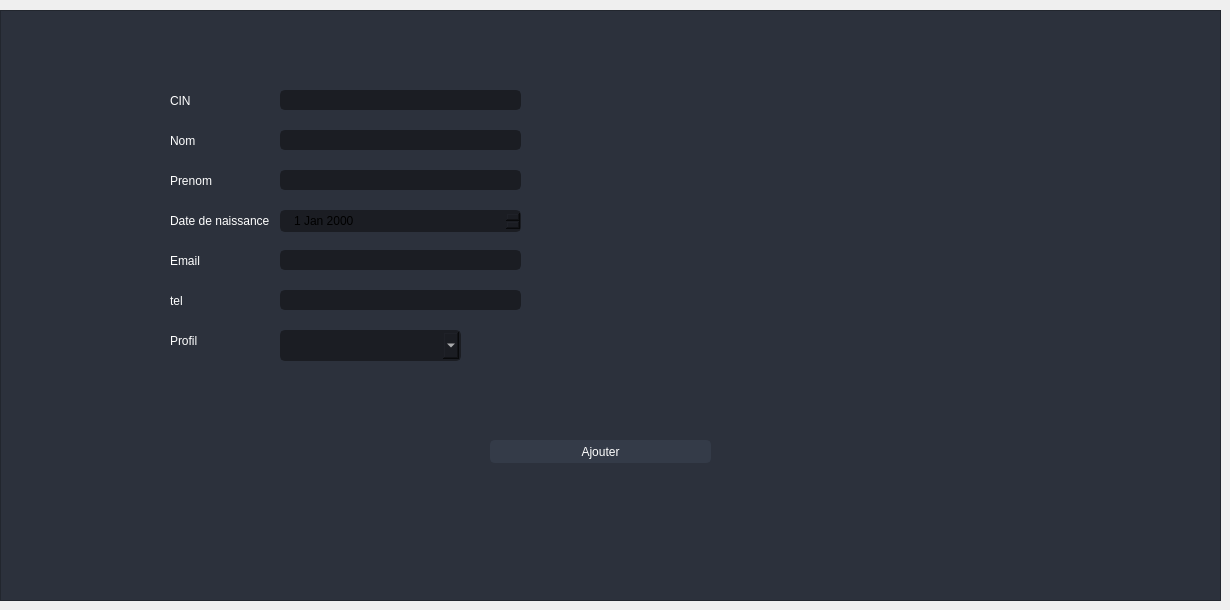
                    <widget class="QWidget" name="agent">
                     <attribute name="title">
                      <string>Ajouter agent</string>
                     </attribute>
                     <widget class="QLabel" name="label_2">
                      <property name="geometry">
                       <rect>
                        <x>170</x>
                        <y>90</y>
                        <width>101</width>
                        <height>21</height>
                       </rect>
                      </property>
                      <property name="styleSheet">
                       <string notr="true">color: rgb(255, 255, 255);</string>
                      </property>
                      <property name="text">
                       <string>CIN</string>
                      </property>
                     </widget>
                     <widget class="QLabel" name="label_3">
                      <property name="geometry">
                       <rect>
                        <x>170</x>
                        <y>130</y>
                        <width>101</width>
                        <height>21</height>
                       </rect>
                      </property>
                      <property name="styleSheet">
                       <string notr="true">color: rgb(255, 255, 255);</string>
                      </property>
                      <property name="text">
                       <string>Nom</string>
                      </property>
                     </widget>
                     <widget class="QLabel" name="label_4">
                      <property name="geometry">
                       <rect>
                        <x>170</x>
                        <y>170</y>
                        <width>101</width>
                        <height>21</height>
                       </rect>
                      </property>
                      <property name="styleSheet">
                       <string notr="true">color: rgb(255, 255, 255);</string>
                      </property>
                      <property name="text">
                       <string>Prenom</string>
                      </property>
                     </widget>
                     <widget class="QLabel" name="label_5">
                      <property name="geometry">
                       <rect>
                        <x>170</x>
                        <y>210</y>
                        <width>101</width>
                        <height>21</height>
                       </rect>
                      </property>
                      <property name="styleSheet">
                       <string notr="true">color: rgb(255, 255, 255);</string>
                      </property>
                      <property name="text">
                       <string>Date de naissance</string>
                      </property>
                     </widget>
                     <widget class="QLabel" name="label_6">
                      <property name="geometry">
                       <rect>
                        <x>170</x>
                        <y>250</y>
                        <width>101</width>
                        <height>21</height>
                       </rect>
                      </property>
                      <property name="styleSheet">
                       <string notr="true">color: rgb(255, 255, 255);</string>
                      </property>
                      <property name="text">
                       <string>Email</string>
                      </property>
                     </widget>
                     <widget class="QLabel" name="label_7">
                      <property name="geometry">
                       <rect>
                        <x>170</x>
                        <y>290</y>
                        <width>101</width>
                        <height>21</height>
                       </rect>
                      </property>
                      <property name="styleSheet">
                       <string notr="true">color: rgb(255, 255, 255);</string>
                      </property>
                      <property name="text">
                       <string>tel</string>
                      </property>
                     </widget>
                     <widget class="QLabel" name="label_8">
                      <property name="geometry">
                       <rect>
                        <x>170</x>
                        <y>330</y>
                        <width>101</width>
                        <height>21</height>
                       </rect>
                      </property>
                      <property name="styleSheet">
                       <string notr="true">color: rgb(255, 255, 255);</string>
                      </property>
                      <property name="text">
                       <string>Profil</string>
                      </property>
                     </widget>
                     <widget class="QLineEdit" name="CIN_1">
                      <property name="geometry">
                       <rect>
                        <x>280</x>
                        <y>90</y>
                        <width>241</width>
                        <height>20</height>
                       </rect>
                      </property>
                      <property name="styleSheet">
                       <string notr="true">QLineEdit {
	background-color: rgb(27, 29, 35);
	border-radius: 5px;
	border: 2px solid rgb(27, 29, 35);
	padding-left: 10px;
}
QLineEdit:hover {
	border: 2px solid rgb(64, 71, 88);
}
QLineEdit:focus {
	border: 2px solid rgb(91, 101, 124);
}</string>
                      </property>
                     </widget>
                     <widget class="QLineEdit" name="nom_1">
                      <property name="geometry">
                       <rect>
                        <x>280</x>
                        <y>130</y>
                        <width>241</width>
                        <height>20</height>
                       </rect>
                      </property>
                      <property name="styleSheet">
                       <string notr="true">QLineEdit {
	background-color: rgb(27, 29, 35);
	border-radius: 5px;
	border: 2px solid rgb(27, 29, 35);
	padding-left: 10px;
}
QLineEdit:hover {
	border: 2px solid rgb(64, 71, 88);
}
QLineEdit:focus {
	border: 2px solid rgb(91, 101, 124);
}</string>
                      </property>
                     </widget>
                     <widget class="QLineEdit" name="prenom_0">
                      <property name="geometry">
                       <rect>
                        <x>280</x>
                        <y>170</y>
                        <width>241</width>
                        <height>20</height>
                       </rect>
                      </property>
                      <property name="styleSheet">
                       <string notr="true">QLineEdit {
	background-color: rgb(27, 29, 35);
	border-radius: 5px;
	border: 2px solid rgb(27, 29, 35);
	padding-left: 10px;
}
QLineEdit:hover {
	border: 2px solid rgb(64, 71, 88);
}
QLineEdit:focus {
	border: 2px solid rgb(91, 101, 124);
}</string>
                      </property>
                     </widget>
                     <widget class="QLineEdit" name="email_0">
                      <property name="geometry">
                       <rect>
                        <x>280</x>
                        <y>250</y>
                        <width>241</width>
                        <height>20</height>
                       </rect>
                      </property>
                      <property name="styleSheet">
                       <string notr="true">QLineEdit {
	background-color: rgb(27, 29, 35);
	border-radius: 5px;
	border: 2px solid rgb(27, 29, 35);
	padding-left: 10px;
}
QLineEdit:hover {
	border: 2px solid rgb(64, 71, 88);
}
QLineEdit:focus {
	border: 2px solid rgb(91, 101, 124);
}</string>
                      </property>
                     </widget>
                     <widget class="QLineEdit" name="tel_0">
                      <property name="geometry">
                       <rect>
                        <x>280</x>
                        <y>290</y>
                        <width>241</width>
                        <height>20</height>
                       </rect>
                      </property>
                      <property name="styleSheet">
                       <string notr="true">QLineEdit {
	background-color: rgb(27, 29, 35);
	border-radius: 5px;
	border: 2px solid rgb(27, 29, 35);
	padding-left: 10px;
}
QLineEdit:hover {
	border: 2px solid rgb(64, 71, 88);
}
QLineEdit:focus {
	border: 2px solid rgb(91, 101, 124);
}</string>
                      </property>
                     </widget>
                     <widget class="QComboBox" name="comboBox">
                      <property name="geometry">
                       <rect>
                        <x>280</x>
                        <y>330</y>
                        <width>181</width>
                        <height>31</height>
                       </rect>
                      </property>
                      <property name="styleSheet">
                       <string notr="true">QComboBox{
	background-color: rgb(27, 29, 35);
	border-radius: 5px;
	border: 2px solid rgb(27, 29, 35);
	padding: 5px;
	padding-left: 10px;
	color: rgb(255, 255, 255);
	font: 10pt &quot;Segoe UI&quot;;
}
QComboBox:hover{
	border: 2px solid rgb(64, 71, 88);
}
QComboBox QAbstractItemView {
	color: rgb(85, 170, 255);	
	background-color: rgb(27, 29, 35);
	padding: 10px;
	selection-background-color: rgb(39, 44, 54);
}</string>
                      </property>
                     </widget>
                     <widget class="QPushButton" name="ajouter_0">
                      <property name="geometry">
                       <rect>
                        <x>490</x>
                        <y>440</y>
                        <width>221</width>
                        <height>23</height>
                       </rect>
                      </property>
                      <property name="styleSheet">
                       <string notr="true">QPushButton {
	color: rgb(255, 255, 255);
	border: 2px solid rgb(52, 59, 72);
	font: 9pt &quot;Segoe UI&quot;;
	border-radius: 5px;	
	background-color: rgb(52, 59, 72);
}
QPushButton:hover {
	background-color: rgb(57, 65, 80);
	border: 2px solid rgb(61, 70, 86);
	background-image: url(:/16x16/icons/16x16/cil-library-add.png);
	background-position: right center;
    background-repeat: no-repeat;
}
QPushButton:pressed {	
	background-color: rgb(35, 40, 49);
	border: 2px solid rgb(43, 50, 61);
}</string>
                      </property>
                      <property name="text">
                       <string>Ajouter</string>
                      </property>
                     </widget>
                     <widget class="QFrame" name="frame">
                      <property name="geometry">
                       <rect>
                        <x>0</x>
                        <y>10</y>
                        <width>1221</width>
                        <height>591</height>
                       </rect>
                      </property>
                      <property name="styleSheet">
                       <string notr="true">background-color: rgb(44, 49, 60);</string>
                      </property>
                      <property name="frameShape">
                       <enum>QFrame::StyledPanel</enum>
                      </property>
                      <property name="frameShadow">
                       <enum>QFrame::Raised</enum>
                      </property>
                      <widget class="QDateEdit" name="date_0">
                       <property name="geometry">
                        <rect>
                         <x>280</x>
                         <y>200</y>
                         <width>241</width>
                         <height>22</height>
                        </rect>
                       </property>
                       <property name="styleSheet">
                        <string notr="true">QDateEdit {
	background-color: rgb(27, 29, 35);
	border-radius: 5px;
	border: 2px solid rgb(27, 29, 35);
	padding-left: 10px;
}
QDateEdit:hover {
	border: 2px solid rgb(64, 71, 88);
}
QDateEdit:focus {
	border: 2px solid rgb(91, 101, 124);
}</string>
                       </property>
                      </widget>
                      <widget class="QLabel" name="a1">
                       <property name="geometry">
                        <rect>
                         <x>530</x>
                         <y>80</y>
                         <width>21</width>
                         <height>21</height>
                        </rect>
                       </property>
                       <property name="text">
                        <string/>
                       </property>
                      </widget>
                      <widget class="QLabel" name="a2">
                       <property name="geometry">
                        <rect>
                         <x>530</x>
                         <y>120</y>
                         <width>21</width>
                         <height>21</height>
                        </rect>
                       </property>
                       <property name="text">
                        <string/>
                       </property>
                      </widget>
                      <widget class="QLabel" name="a3">
                       <property name="geometry">
                        <rect>
                         <x>530</x>
                         <y>160</y>
                         <width>21</width>
                         <height>21</height>
                        </rect>
                       </property>
                       <property name="text">
                        <string/>
                       </property>
                      </widget>
                      <widget class="QLabel" name="a4">
                       <property name="geometry">
                        <rect>
                         <x>530</x>
                         <y>240</y>
                         <width>21</width>
                         <height>21</height>
                        </rect>
                       </property>
                       <property name="text">
                        <string/>
                       </property>
                      </widget>
                      <widget class="QLabel" name="a5">
                       <property name="geometry">
                        <rect>
                         <x>530</x>
                         <y>280</y>
                         <width>21</width>
                         <height>21</height>
                        </rect>
                       </property>
                       <property name="text">
                        <string/>
                       </property>
                      </widget>
                      <widget class="QLabel" name="a6">
                       <property name="geometry">
                        <rect>
                         <x>530</x>
                         <y>200</y>
                         <width>21</width>
                         <height>21</height>
                        </rect>
                       </property>
                       <property name="text">
                        <string/>
                       </property>
                      </widget>
                     </widget>
                     <zorder>frame</zorder>
                     <zorder>label_2</zorder>
                     <zorder>label_3</zorder>
                     <zorder>label_4</zorder>
                     <zorder>label_5</zorder>
                     <zorder>label_6</zorder>
                     <zorder>label_7</zorder>
                     <zorder>label_8</zorder>
                     <zorder>CIN_1</zorder>
                     <zorder>nom_1</zorder>
                     <zorder>prenom_0</zorder>
                     <zorder>email_0</zorder>
                     <zorder>tel_0</zorder>
                     <zorder>comboBox</zorder>
                     <zorder>ajouter_0</zorder>
                    </widget>
